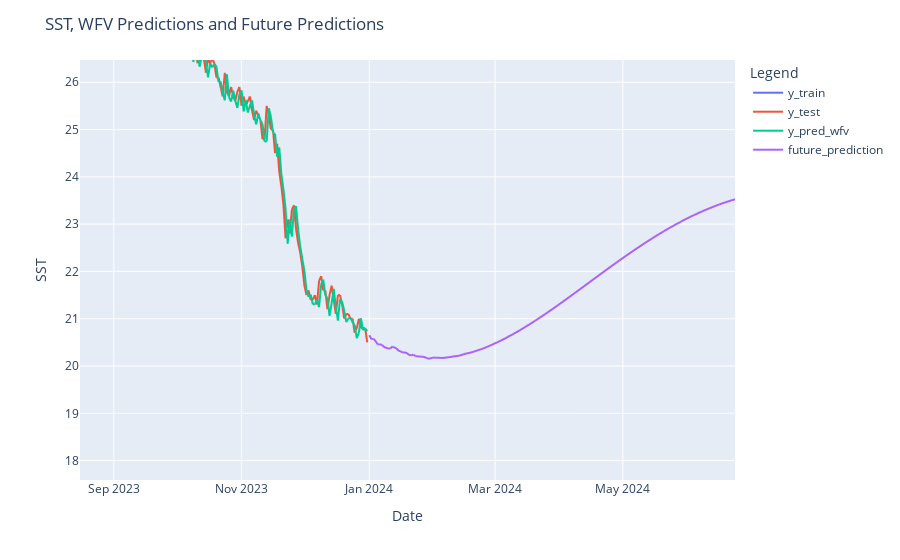

Source (notebook cell):
### Code cell
import pandas as pd
import plotly.express as px
from statsmodels.tsa.ar_model import AutoReg

# Predict future values until 31-Dec-2030
future_dates = pd.date_range(start="2024-01-01", end="2030-12-31", freq='D')
future_predictions = []

history = list(y_train) + list(y_test) + list(y_pred_wfv)

for date in future_dates:
    model = AutoReg(history, lags=best_p).fit()
    yhat = model.predict(start=len(history), end=len(history))[0]
    future_predictions.append(yhat)
    history.append(yhat)

# Convert future predictions to a Series
y_pred_future = pd.Series(future_predictions, index=future_dates, name="future_prediction")

# Combine actual, walk-forward, and future predictions into one DataFrame
df_all = pd.concat([y_train.rename("y_train"), y_test.rename("y_test"), y_pred_wfv.rename("y_pred_wfv"), y_pred_future], axis=1).reset_index()

# Melt the DataFrame for Plotly Express
df_melted = df_all.melt(id_vars='index', value_vars=['y_train', 'y_test', 'y_pred_wfv', 'future_prediction'], var_name='Type', value_name='SST')

# Plot the DataFrame using Plotly Express
fig = px.line(df_melted, x='index', y='SST', color='Type', labels={'SST': 'SST', 'index': 'Date'})
fig.update_layout(
    title="SST, WFV Predictions and Future Predictions",
    xaxis_title="Date",
    yaxis_title="SST",
    legend_title_text='Legend'
)
fig.show()

### Figure 1 — Plotly figure (JSON) as saved in the notebook; plotly's stock layout.template omitted (floating-point values rounded to 4 significant figures; data arrays with more than 128 entries replaced by an {"elided": "..."} marker saying what was removed)
{"data": [{"hovertemplate": "Type=y_train<br>Date=%{x}<br>SST=%{y}<extra></extra>", "legendgroup": "y_train", "line": {"color": "#636efa", "dash": "solid"}, "marker": {"symbol": "circle"}, "mode": "lines", "name": "y_train", "showlegend": true, "type": "scattergl", "x": {"elided": "8766 str values"}, "xaxis": "x", "y": {"elided": "8766 float values"}, "yaxis": "y"}, {"hovertemplate": "Type=y_test<br>Date=%{x}<br>SST=%{y}<extra></extra>", "legendgroup": "y_test", "line": {"color": "#EF553B", "dash": "solid"}, "marker": {"symbol": "circle"}, "mode": "lines", "name": "y_test", "showlegend": true, "type": "scattergl", "x": {"elided": "8766 str values"}, "xaxis": "x", "y": {"elided": "8766 float values"}, "yaxis": "y"}, {"hovertemplate": "Type=y_pred_wfv<br>Date=%{x}<br>SST=%{y}<extra></extra>", "legendgroup": "y_pred_wfv", "line": {"color": "#00cc96", "dash": "solid"}, "marker": {"symbol": "circle"}, "mode": "lines", "name": "y_pred_wfv", "showlegend": true, "type": "scattergl", "x": {"elided": "8766 str values"}, "xaxis": "x", "y": {"elided": "8766 float values"}, "yaxis": "y"}, {"hovertemplate": "Type=future_prediction<br>Date=%{x}<br>SST=%{y}<extra></extra>", "legendgroup": "future_prediction", "line": {"color": "#ab63fa", "dash": "solid"}, "marker": {"symbol": "circle"}, "mode": "lines", "name": "future_prediction", "showlegend": true, "type": "scattergl", "x": {"elided": "8766 str values"}, "xaxis": "x", "y": {"elided": "8766 float values"}, "yaxis": "y"}], "layout": {"autosize": true, "legend": {"title": {"text": "Legend"}, "tracegroupgap": 0}, "margin": {"t": 60}, "title": {"text": "SST, WFV Predictions and Future Predictions"}, "xaxis": {"anchor": "y", "autorange": false, "domain": [0, 1], "range": ["2023-08-15 21:11:20.6183", "2024-06-23 13:06:46.6587"], "showspikes": false, "title": {"text": "Date"}, "type": "date"}, "yaxis": {"anchor": "x", "autorange": false, "domain": [0, 1], "range": [17.59, 26.47], "showspikes": false, "title": {"text": "SST"}, "type": "linear"}}}
